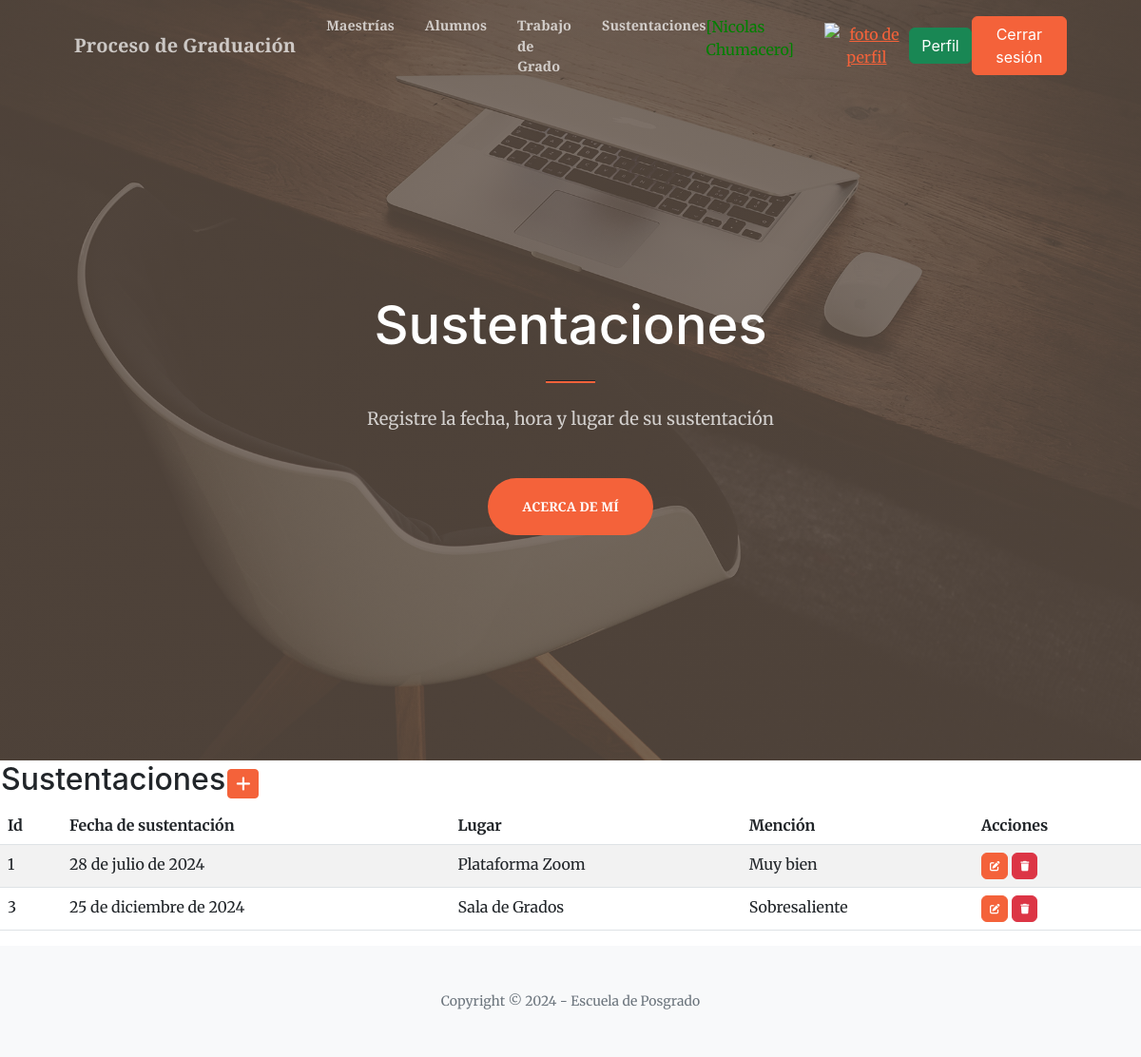
The page /sustentacion/ (signed in) on the database its author committed.
### entidades/models.py (models this page shows, shortened)
class Sustentacion(models.Model):
    fecha_sust = models.DateField()
    lugar = models.CharField(max_length=30)
    mencion = models.CharField(max_length=100)

### entidades/views.py (the view)
# urls.py: path('sustentacion/', SustentacionList.as_view(), name="sustentacion"),
class SustentacionList(LoginRequiredMixin, ListView):
    model = Sustentacion

### entidades/templates/entidades/sustentacion_list.html (shortened to what this page needs)
{% extends "entidades/index.html" %}
{%block titulo %}
<h1 class="text-white font-weight-bold">Sustentaciones</h1>
{%endblock titulo %}
{%block subtitulo %}
<p class="text-white-75 mb-5">Registre la fecha, hora y lugar de su sustentación</p>
{%endblock subtitulo %}
{%block contenido %}
<table>
    <tr>
        <td width="200"><h2>Sustentaciones</h2></td>
        <td>
            <a
            href="{% url 'sustentacionCreate' %}"
            class="btn btn-primary btn-sm"
            >
            </a>
        </td>
    </tr>
</table>
<table class="table table-striped">
    <thead>
        <tr>
            <th>Id</th>
            <th>Fecha de sustentación</th>
            <th>Lugar</th>
            <th>Mención</th>
            <th>Acciones</th>
        </tr>
    </thead>
    <tbody>
    {% for c in sustentacion_list %}
        <tr>
            <td>{{ c.id }}</td>
            <td>{{ c.fecha_sust }}</td>
            <td>{{ c.lugar }}</td>
            <td>{{ c.mencion }}</td>
            <td>
                <a
                  href="{% url 'sustentacionUpdate' c.id %}"
                  class="btn btn-primary"
                  style="--bs-btn-padding-y: .25rem; --bs-btn-padding-x: .5rem; --bs-btn-font-size: .75rem;"
                  >
                </a>
                <a
                  href="{% url 'sustentacionDelete' c.id %}"
                  class="btn btn-danger"
                  style="--bs-btn-padding-y: .25rem; --bs-btn-padding-x: .5rem; --bs-btn-font-size: .75rem;"
                  >
                </a>
            </td>
        </tr>
    {% endfor %}
    </tbody>
</table>
{%endblock contenido %}

### entidades/templates/entidades/index.html (shortened to what this page needs)
<!DOCTYPE html>
<html lang="en">
    <head>
        {%load static %}
        <link href="https://cdn.jsdelivr.net/npm/bootstrap-icons@1.5.0/font/bootstrap-icons.css" rel="stylesheet" />
        <link href="https://cdnjs.cloudflare.com/ajax/libs/SimpleLightbox/2.1.0/simpleLightbox.min.css" rel="stylesheet" />
        <link href="{% static 'css/styles.css' %}" rel="stylesheet" />
        <link rel="stylesheet" href="https://cdnjs.cloudflare.com/ajax/libs/font-awesome/6.4.0/css/all.min.css" rel="stylesheet" />
    </head>
    <body id="page-top">
        <nav class="navbar navbar-expand-lg navbar-light fixed-top py-3" id="mainNav">
            <div class="container px-4 px-lg-5">
                <a class="navbar-brand" href="{% url 'home' %}">Proceso de Graduación</a>
            {% if user.is_authenticated %}
                <div class="collapse navbar-collapse" id="navbarResponsive">
                    <ul class="navbar-nav ms-auto my-2 my-lg-0">
                        <li class="nav-item"><a class="nav-link" href="{% url 'maestrias' %}">Maestrías</a></li>
                        <li class="nav-item"><a class="nav-link" href="{% url 'alumno' %}">Alumnos</a></li>
                        <li class="nav-item"><a class="nav-link" href="{% url 'trabajodegrado' %}">Trabajo de Grado</a></li>
                        <li class="nav-item"><a class="nav-link" href="{% url 'sustentacion' %}">Sustentaciones</a></li>
                    </ul>
                </div>
            <p style="color:green"> [{{user.first_name}} {{user.last_name}}]</p>
            <div class="text-center">
                <a href="{% url 'agregar_avatar' %}"><img src="{{ request.session.avatar }}" height="40px" weight="40px" alt="foto de perfil"></a>
            </div>
            <a class="btn btn-success" href="{% url 'perfil' %}">Perfil</a>
            <form action="{% url 'logout' %}" method="post">
                <button type="submit" class="btn btn-primary">Cerrar sesión</button>
            </form>
            {% else %}
                <a class="btn btn-primary" href="{% url 'login' %}">Inicia sesión</a>
                <a class="btn btn-success" href="{% url 'registro' %}">Registrarse</a>
            {% endif %}
            </div>
        </nav>
        <header class="masthead">
            <div class="container px-4 px-lg-5 h-100">
                <div class="row gx-4 gx-lg-5 h-100 align-items-center justify-content-center text-center">
                    <div class="col-lg-8 align-self-end">
                        {%block titulo %}{%endblock titulo %}
                        <hr class="divider" />
                    </div>
                    <div class="col-lg-8 align-self-baseline">
                        {%block subtitulo %}{%endblock subtitulo %}
                        <a class="btn btn-primary btn-xl" href="{% url 'acerca' %}">Acerca de mí</a>
                    </div>
                </div>
            </div>
        </header>
        {% block contenido %}
        {% endblock contenido %}
        <footer class="bg-light py-5">
            <div class="container px-4 px-lg-5"><div class="small text-center text-muted">Copyright &copy; 2024 - Escuela de Posgrado</div></div>
        </footer>
    </body>
</html>

### rows shown on the page
Sustentacion: id "1", fecha_sust "28 de julio de 2024", lugar "Plataforma Zoom", mencion "Muy bien"
Sustentacion: id "3", fecha_sust "25 de diciembre de 2024", lugar "Sala de Grados", mencion "Sobresaliente"

### other values the page prints
{{ user.first_name }} "Nicolas"
{{ user.last_name }} "Chumacero"
